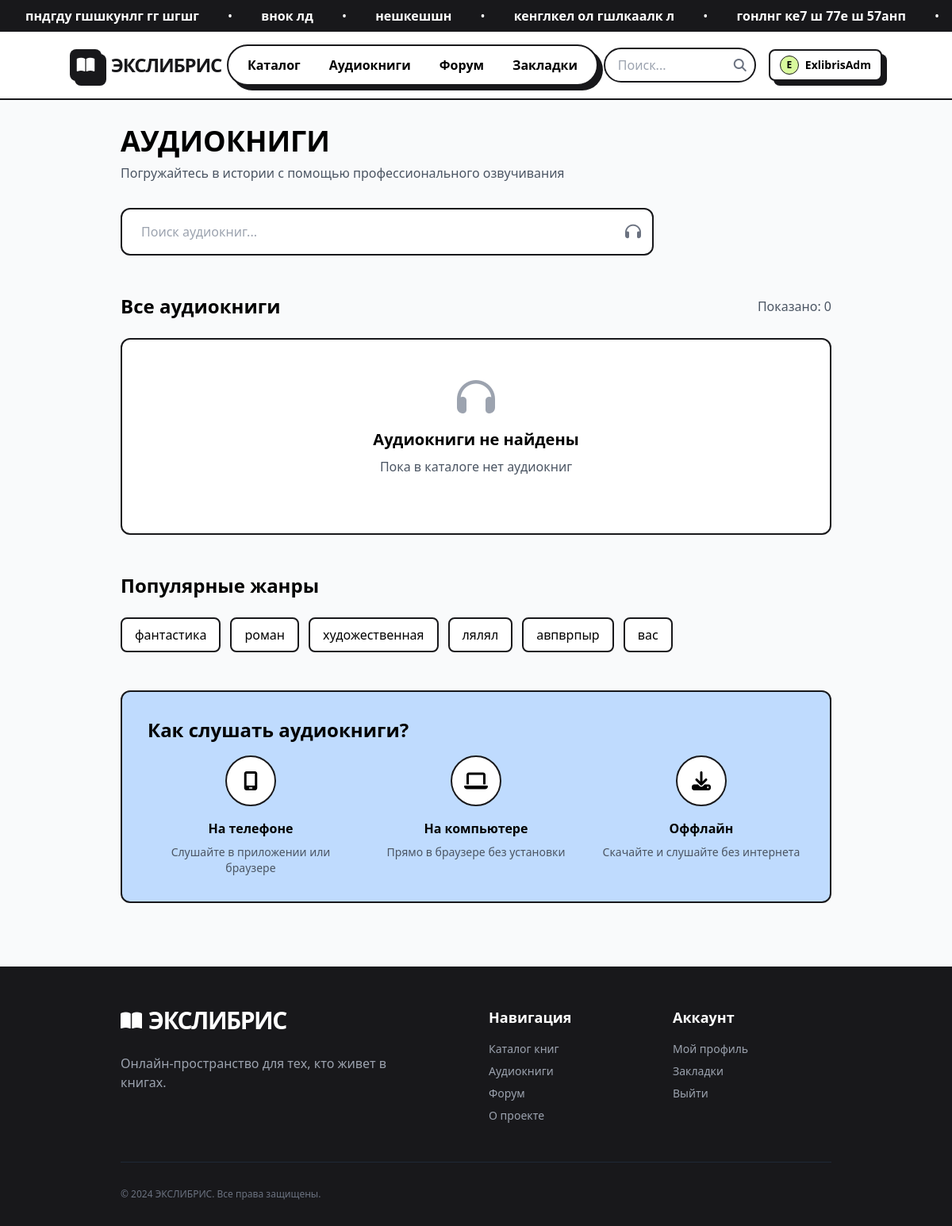
Screenshot of /audiobooks/ (signed in) with the database file from the repository.
### Exlib_app/models.py (models this page shows, shortened)
class MarqueeMessage(models.Model):
    text = models.CharField(max_length=200, verbose_name="Текст сообщения")
    is_active = models.BooleanField(default=True, verbose_name="Активно")
    order = models.PositiveIntegerField(default=0, verbose_name="Порядок")
    created_at = models.DateTimeField(auto_now_add=True)
    class Meta:
        verbose_name = "Сообщение бегущей строки"
        verbose_name_plural = "Сообщения бегущей строки"
        ordering = ['order']

class Genre(models.Model):
    name = models.CharField(max_length=100, verbose_name="Название жанра")
    slug = models.SlugField(unique=True, blank=True)
    class Meta:
        verbose_name = "Жанр"
        verbose_name_plural = "Жанры"

### Exlib_app/views.py (the view)
# urls.py: path('audiobooks/', views.audiobook_list, name='audiobook_list'),
def audiobook_list(request):
    context = get_common_context()
    audiobooks = Audiobook.objects.all()
    search = request.GET.get('search', '')
    if search:
        audiobooks = audiobooks.filter(
            Q(title__icontains=search) |
            Q(author__name__icontains=search)
        )
    genre_id = request.GET.get('genre')
    if genre_id and hasattr(Audiobook, 'genre'):
        audiobooks = audiobooks.filter(genre_id=genre_id)
    sort = request.GET.get('sort', 'order')
    if sort in ['title', '-title', 'order', '-order']:
        audiobooks = audiobooks.order_by(sort)
    context.update({
        'audiobooks': audiobooks,
        'search_query': search,
    })
    return render(request, 'Exlib_app/audiobook_list.html', context)

### Exlib_app/views.py (called while the page is built)
def get_common_context():
    return {
        'marquee_messages': MarqueeMessage.objects.filter(is_active=True).order_by('order'),
        'genres': Genre.objects.all(),
        'authors': Author.objects.all(),
    }

### Exlib_app/templates/Exlib_app/audiobook_list.html (shortened to what this page needs)
{% extends 'Exlib_app/base.html' %}
{% block content %}
<div class="container mx-auto px-4 lg:px-8 max-w-7xl py-8">
    <div class="mb-12">
        <h1 class="font-display font-extrabold text-4xl mb-2">АУДИОКНИГИ</h1>
        <p class="text-gray-600 mb-8">Погружайтесь в истории с помощью профессионального озвучивания</p>
        <form method="get" class="mb-8">
            <div class="relative max-w-2xl">
                <input type="text"
                       name="search"
                       value="{{ search_query|default:'' }}"
                       placeholder="Поиск аудиокниг..."
                       class="w-full border-2 border-brut-black px-6 py-4 pr-12 rounded-xl focus:outline-none focus:border-purple-600">
                <button type="submit" class="absolute right-4 top-1/2 transform -translate-y-1/2">
                    <i class="fa-solid fa-headphones text-xl text-gray-500"></i>
                </button>
            </div>
        </form>
    </div>
    <div class="mb-8">
        <div class="flex justify-between items-center mb-6">
            <h3 class="font-bold text-2xl">Все аудиокниги</h3>
            <span class="text-gray-600">Показано: {{ audiobooks|length }}</span>
        </div>
        {% if audiobooks %}
        <div class="grid grid-cols-1 md:grid-cols-2 lg:grid-cols-3 xl:grid-cols-4 gap-6">
            {% for audiobook in audiobooks %}
            <div class="bg-white border-2 border-brut-black rounded-xl p-4 shadow-hard hover:shadow-hard-hover transition-all">
                <a href="{% url 'audiobook_detail' audiobook.slug %}">
                    <div class="aspect-square bg-gray-200 rounded-lg border-2 border-brut-black overflow-hidden mb-4 relative">
                        {% if audiobook.cover_image %}
                            <img src="{{ audiobook.cover_image.url }}"
                                 alt="{{ audiobook.title }}"
                                 class="w-full h-full object-cover hover:scale-105 transition-transform duration-300">
                        {% else %}
                            <div class="w-full h-full flex items-center justify-center">
                                <i class="fas fa-headphones text-4xl text-gray-400"></i>
                            </div>
                        {% endif %}
                        <div class="absolute bottom-2 right-2 bg-white/90 border-2 border-brut-black px-2 py-1 rounded text-xs font-bold">
                            {{ audiobook.duration_display }}
                        </div>
                        {% if audiobook.is_featured %}
                        <div class="absolute top-2 left-2 bg-soft-lime border-2 border-brut-black px-2 py-0.5 rounded text-xs font-bold">
                            <i class="fa-solid fa-star mr-1"></i>
                        </div>
                        {% endif %}
                    </div>
                </a>
                <h4 class="font-bold text-lg mb-1 truncate">{{ audiobook.title }}</h4>
                <p class="text-sm text-gray-500 mb-3">{{ audiobook.author.name }}</p>
                <div class="flex justify-between items-center">
                    <span class="text-xs text-gray-500">
                        <i class="fa-regular fa-clock mr-1"></i>
                        {{ audiobook.duration_display }}
                    </span>
                    <a href="{% url 'audiobook_detail' audiobook.slug %}"
                       class="text-xs bg-brut-black text-white px-3 py-1.5 rounded border-2 border-brut-black hover:bg-soft-lime hover:text-brut-black transition-colors font-bold">
                        <i class="fa-solid fa-play mr-1"></i> Слушать
                    </a>
                </div>
            </div>
            {% endfor %}
        </div>
        {% else %}
        <div class="bg-white border-2 border-brut-black rounded-xl p-12 text-center">
            <i class="fas fa-headphones text-5xl text-gray-400 mb-4"></i>
            <h3 class="font-bold text-xl mb-2">Аудиокниги не найдены</h3>
            <p class="text-gray-600 mb-6">Пока в каталоге нет аудиокниг</p>
        </div>
        {% endif %}
    </div>
    <div class="mt-12">
        <h3 class="font-bold text-2xl mb-6">Популярные жанры</h3>
        <div class="flex flex-wrap gap-3">
            {% for genre in genres %}
            <a href="?genre={{ genre.id }}"
               class="px-4 py-2 bg-white border-2 border-brut-black rounded-lg hover:bg-soft-purple transition-colors font-medium">
                {{ genre.name }}
            </a>
            {% endfor %}
        </div>
    </div>
    <div class="mt-12 bg-soft-blue border-2 border-brut-black rounded-xl p-8">
        <h3 class="font-bold text-2xl mb-4">Как слушать аудиокниги?</h3>
        <div class="grid grid-cols-1 md:grid-cols-3 gap-6">
            <div class="text-center">
                <div class="w-16 h-16 bg-white border-2 border-brut-black rounded-full flex items-center justify-center text-2xl mb-4 mx-auto">
                    <i class="fa-solid fa-mobile-screen"></i>
                </div>
                <h4 class="font-bold mb-2">На телефоне</h4>
                <p class="text-sm text-gray-600">Слушайте в приложении или браузере</p>
            </div>
            <div class="text-center">
                <div class="w-16 h-16 bg-white border-2 border-brut-black rounded-full flex items-center justify-center text-2xl mb-4 mx-auto">
                    <i class="fa-solid fa-laptop"></i>
                </div>
                <h4 class="font-bold mb-2">На компьютере</h4>
                <p class="text-sm text-gray-600">Прямо в браузере без установки</p>
            </div>
            <div class="text-center">
                <div class="w-16 h-16 bg-white border-2 border-brut-black rounded-full flex items-center justify-center text-2xl mb-4 mx-auto">
                    <i class="fa-solid fa-download"></i>
                </div>
                <h4 class="font-bold mb-2">Оффлайн</h4>
                <p class="text-sm text-gray-600">Скачайте и слушайте без интернета</p>
            </div>
        </div>
    </div>
</div>
{% endblock %}

### Exlib_app/templates/Exlib_app/base.html (shortened to what this page needs)
<!DOCTYPE html>
<html lang="ru">
<head>
    {% load static %}
    <link rel="stylesheet" href="{% static 'css/style.css' %}">
    <script src="https://cdn.tailwindcss.com"></script>
    <link rel="stylesheet" href="https://cdnjs.cloudflare.com/ajax/libs/font-awesome/6.4.0/css/all.min.css">
</head>
<body class="min-h-screen flex flex-col bg-gray-50">
    {% if marquee_messages %}
    <div class="bg-brut-black text-white py-2 overflow-hidden">
        <div class="animate-marquee whitespace-nowrap">
            {% for message in marquee_messages %}
            <span class="mx-8 font-bold">{{ message.text }}</span>
            {% if not forloop.last %}•{% endif %}
            {% endfor %}
        </div>
    </div>
    {% endif %}
    <header class="sticky top-0 z-50 bg-white border-b-2 border-brut-black px-6 py-4">
        <div class="container flex justify-between items-center">
            <div class="flex items-center gap-3">
                <a href="{% url 'index' %}" class="flex items-center gap-3">
                    <div class="w-10 h-10 bg-brut-black text-white flex items-center justify-center rounded-lg shadow-hard">
                        <i class="fa-solid fa-book-open text-xl"></i>
                    </div>
                    <h1 class="font-display font-extrabold text-2xl tracking-tighter text-brut-black">ЭКСЛИБРИС</h1>
                </a>
            </div>
            <nav class="hidden md:flex gap-1 bg-white border-2 border-brut-black rounded-full px-2 py-1 shadow-hard">
                <a href="{% url 'book_list' %}" class="px-4 py-2 rounded-full font-bold hover:bg-soft-lime transition-colors">Каталог</a>
                <a href="{% url 'audiobook_list' %}" class="px-4 py-2 rounded-full font-bold hover:bg-soft-purple transition-colors">Аудиокниги</a>
                <a href="{% url 'forum' %}" class="px-4 py-2 rounded-full font-bold hover:bg-soft-pink transition-colors">Форум</a>
                <a href="{% url 'bookmarks' %}" class="px-4 py-2 rounded-full font-bold hover:bg-soft-blue transition-colors">Закладки</a>
            </nav>
            <div class="flex items-center gap-4">
                <form id="search-form" class="relative hidden md:block">
                    <input type="text" name="q" placeholder="Поиск..."
                           class="border-2 border-brut-black rounded-full px-4 py-2 pr-10 w-48 focus:outline-none">
                    <button type="submit" class="absolute right-3 top-1/2 transform -translate-y-1/2">
                        <i class="fa-solid fa-magnifying-glass text-gray-500"></i>
                    </button>
                </form>
                {% if user.is_authenticated %}
                <a href="{% url 'profile' %}" class="flex items-center gap-2 border-2 border-brut-black px-3 py-1.5 rounded-lg bg-white shadow-hard">
                    <div class="w-6 h-6 bg-soft-lime rounded-full border border-brut-black overflow-hidden">
                        {% if user.userprofile.avatar %}
                            <img src="{{ user.userprofile.avatar.url }}" alt="Avatar" class="object-cover w-full h-full">
                        {% else %}
                            <div class="w-full h-full flex items-center justify-center text-xs font-bold">
                                {{ user.username|first|upper }}
                            </div>
                        {% endif %}
                    </div>
                    <span class="font-bold text-sm">{{ user.username }}</span>
                </a>
                {% else %}
                <a href="/admin/login/" class="border-2 border-brut-black px-4 py-2 rounded-lg bg-white shadow-hard hover:bg-soft-lime transition-colors font-bold text-sm">
                    Войти
                </a>
                {% endif %}
            </div>
        </div>
    </header>
    <main class="flex-grow">
        <div class="container px-4 lg:px-8">
            {% block content %}{% endblock %}
        </div>
    </main>
    <footer class="bg-brut-black text-white pt-12 pb-8 border-t-2 border-brut-black mt-12">
        <div class="container px-8 lg:px-16">
            <div class="grid grid-cols-1 md:grid-cols-4 gap-8 mb-12">
                <div class="md:col-span-2">
                    <div class="flex items-center gap-2 mb-6">
                        <i class="fa-solid fa-book-open text-2xl text-soft-lime"></i>
                        <span class="font-display font-bold text-3xl tracking-tighter">ЭКСЛИБРИС</span>
                    </div>
                    <p class="max-w-sm text-gray-400 mb-6">
                        Онлайн-пространство для тех, кто живет в книгах.
                    </p>
                </div>
                <div>
                    <h4 class="font-bold text-lg mb-4 text-soft-lime">Навигация</h4>
                    <ul class="space-y-2 text-gray-400 text-sm">
                        <li><a href="{% url 'book_list' %}" class="hover:text-white transition-colors">Каталог книг</a></li>
                        <li><a href="{% url 'audiobook_list' %}" class="hover:text-white transition-colors">Аудиокниги</a></li>
                        <li><a href="{% url 'forum' %}" class="hover:text-white transition-colors">Форум</a></li>
                        <li><a href="{% url 'about' %}" class="hover:text-white transition-colors">О проекте</a></li>
                    </ul>
                </div>
                <div>
                    <h4 class="font-bold text-lg mb-4 text-soft-lime">Аккаунт</h4>
                    <ul class="space-y-2 text-gray-400 text-sm">
                        {% if user.is_authenticated %}
                        <li><a href="{% url 'profile' %}" class="hover:text-white transition-colors">Мой профиль</a></li>
                        <li><a href="{% url 'bookmarks' %}" class="hover:text-white transition-colors">Закладки</a></li>
                        <li><a href="/admin/logout/" class="hover:text-white transition-colors">Выйти</a></li>
                        {% else %}
                        <li><a href="/admin/login/" class="hover:text-white transition-colors">Войти</a></li>
                        {% endif %}
                    </ul>
                </div>
            </div>
            <div class="pt-8 border-t border-gray-800 flex flex-col md:flex-row justify-between items-center text-xs text-gray-500">
                <p>&copy; 2024 ЭКСЛИБРИС. Все права защищены.</p>
            </div>
        </div>
    </footer>
</body>
</html>

### Exlib_app/static/css/style.css (style rules this page uses)
.container { max-width: 100%; }
@media (min-width: 640px) { .container { max-width: 640px; } }
@media (min-width: 768px) { .container { max-width: 768px; } }
@media (min-width: 1024px) { .container { max-width: 1024px; } }
.animate-marquee { animation: marquee 30s linear infinite; }
.shadow-hard { box-shadow: 6px 6px 0px #18181B; }
.bg-brut-black { background-color: #18181B; }
.text-brut-black { color: #18181B; }
.border-brut-black { border-color: #18181B; }
.bg-soft-lime { background-color: #D9F99D; }
.bg-soft-blue { background-color: #BFDBFE; }

### Exlib_app/templates/Exlib_app/base.html (style rules this page uses)
.container { max-width: 1280px; margin-left: auto; margin-right: auto; }

### rows the page displays
MarqueeMessage: text "пндгду гшшкунлг гг шгшг"
MarqueeMessage: text "внок лд"
MarqueeMessage: text "нешкешшн"
MarqueeMessage: text "кенглкел ол гшлкаалк л"
MarqueeMessage: text "гонлнг ке7 ш 77е ш 57анп"
Genre: name "фантастика"
Genre: name "роман"
Genre: name "художественная"
Genre: name "лялял"
Genre: name "авпврпыр"
Genre: name "вас"

### other values shown
{{ user.username|first|upper }} "E"
{{ user.username }} "ExlibrisAdm"
{{ audiobooks|length }} "0"
